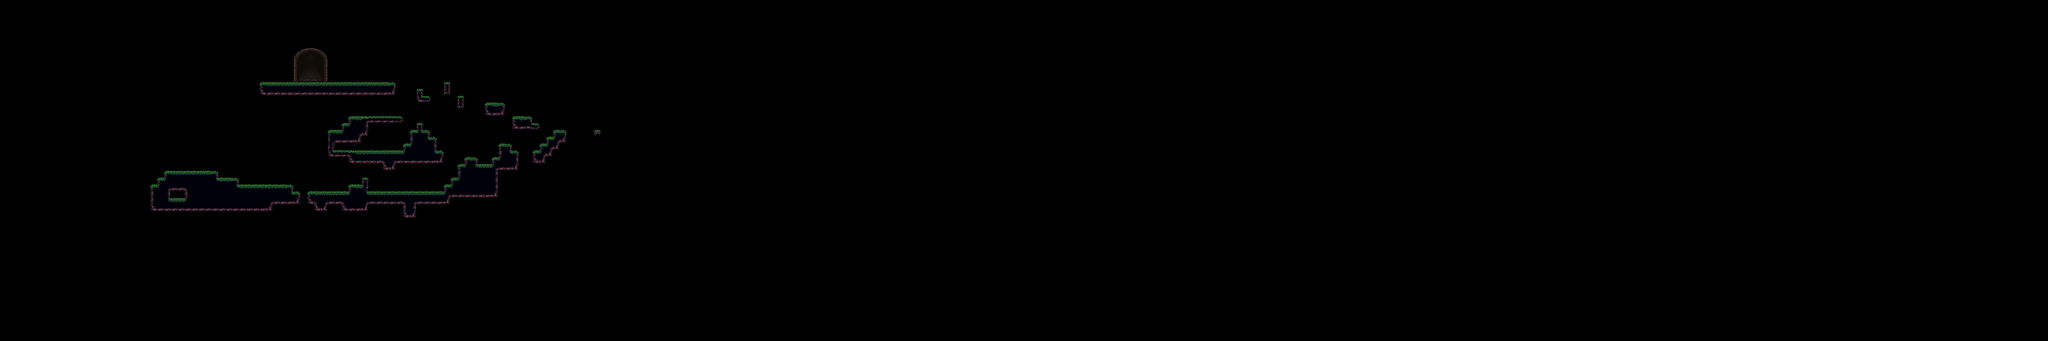

The image is a tile-based game level rendered from a .tmx file. Its description and source (layers, tilesets, objects; grid data summarised) follow:
An orthogonal 300x50 tile map with 16x16 px tiles, 3 tile layers (Grass, Prototype, Portal), 2 tilesets.

<map version="1.10" tiledversion="1.10.2" orientation="orthogonal" renderorder="right-down" width="300" height="50" tilewidth="16" tileheight="16" infinite="0" nextlayerid="4" nextobjectid="1">
 <tileset firstgid="1" source="MainTileset.tsx" />
 <tileset firstgid="325" source="tilesets/env_objects.tsx" />
 <layer id="1" name="Grass" width="300" height="50" opacity="0">
  <data>[15000 cells, 349 non-empty, 1 distinct tile ids]</data>
 </layer>
 <layer id="2" name="Prototype" width="300" height="50">
  <properties>
   <property name="DeleteTiles" type="bool" value="false" />
  </properties>
  <data>[15000 cells, 349 non-empty, 27 distinct tile ids]</data>
 </layer>
 <layer id="3" name="Portal" width="300" height="50">
  <data>[15000 cells, 25 non-empty, 25 distinct tile ids]</data>
 </layer>
</map>
